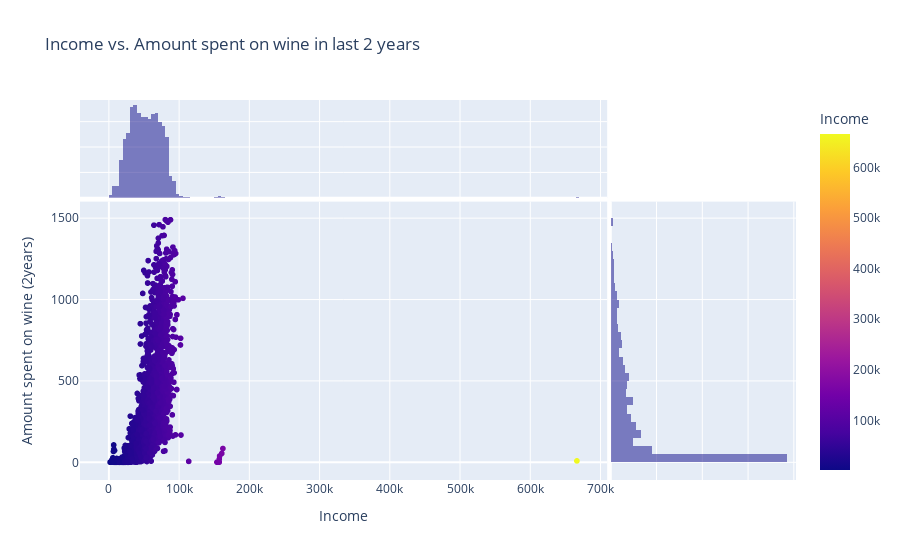

The notebook cell this image was saved under:
### Code cell
#Does income differentiate customers who purchase wine?

fig = px.scatter(df, x='Income', y='MntWines',
                 marginal_x='histogram', marginal_y='histogram',color = 'Income',title='Income vs. Amount spent on wine in last 2 years')
fig.update_layout(yaxis_title='Amount spent on wine (2years)')

fig.show()

### Figure 1 — Plotly figure (JSON) as saved in the notebook; plotly's stock layout.template omitted (floating-point values rounded to 4 significant figures; data arrays with more than 128 entries replaced by an {"elided": "..."} marker saying what was removed)
{"data": [{"hovertemplate": "Income=%{marker.color}<br>MntWines=%{y}<extra></extra>", "legendgroup": "", "marker": {"color": {"elided": "2240 int values"}, "coloraxis": "coloraxis", "symbol": "circle"}, "mode": "markers", "name": "", "showlegend": false, "type": "scattergl", "x": {"elided": "2240 int values"}, "xaxis": "x", "y": {"elided": "2240 int values"}, "yaxis": "y"}, {"alignmentgroup": "True", "bingroup": "x", "hovertemplate": "Income=%{x}<br>count=%{y}<extra></extra>", "legendgroup": "", "marker": {"color": "#0d0887"}, "name": "", "offsetgroup": "", "opacity": 0.5, "showlegend": false, "type": "histogram", "x": {"elided": "2240 int values"}, "xaxis": "x3", "yaxis": "y3"}, {"alignmentgroup": "True", "bingroup": "y", "hovertemplate": "MntWines=%{y}<br>count=%{x}<extra></extra>", "legendgroup": "", "marker": {"color": "#0d0887"}, "name": "", "offsetgroup": "", "opacity": 0.5, "showlegend": false, "type": "histogram", "xaxis": "x2", "y": {"elided": "2240 int values"}, "yaxis": "y2"}], "layout": {"autosize": true, "barmode": "overlay", "coloraxis": {"colorbar": {"title": {"text": "Income"}}, "colorscale": [[0, "#0d0887"], [0.1111, "#46039f"], [0.2222, "#7201a8"], [0.3333, "#9c179e"], [0.4444, "#bd3786"], [0.5556, "#d8576b"], [0.6667, "#ed7953"], [0.7778, "#fb9f3a"], [0.8889, "#fdca26"], [1, "#f0f921"]]}, "legend": {"tracegroupgap": 0}, "title": {"text": "Income vs. Amount spent on wine in last 2 years"}, "xaxis": {"anchor": "y", "autorange": true, "domain": [0, 0.7363], "range": [-39780.0, 708200.0], "title": {"text": "Income"}, "type": "linear"}, "xaxis2": {"anchor": "y2", "autorange": true, "domain": [0.7413, 1], "matches": "x2", "range": [0, 809.5], "showgrid": true, "showline": false, "showticklabels": false, "ticks": ""}, "xaxis3": {"anchor": "y3", "autorange": true, "domain": [0, 0.7363], "matches": "x", "range": [-39780.0, 708200.0], "showgrid": true, "showticklabels": false, "type": "linear"}, "xaxis4": {"anchor": "y4", "domain": [0.7413, 1], "matches": "x2", "showgrid": true, "showline": false, "showticklabels": false, "ticks": ""}, "yaxis": {"anchor": "x", "autorange": true, "domain": [0, 0.7326], "range": [-138.9, 1632.0], "title": {"text": "Amount spent on wine (2years)"}, "type": "linear"}, "yaxis2": {"anchor": "x2", "autorange": true, "domain": [0, 0.7326], "matches": "y", "range": [-138.9, 1632.0], "showgrid": true, "showticklabels": false, "type": "linear"}, "yaxis3": {"anchor": "x3", "autorange": true, "domain": [0.7426, 1], "matches": "y3", "range": [0, 192.6], "showgrid": true, "showline": false, "showticklabels": false, "ticks": ""}, "yaxis4": {"anchor": "x4", "domain": [0.7426, 1], "matches": "y3", "showgrid": true, "showline": false, "showticklabels": false, "ticks": ""}}}
